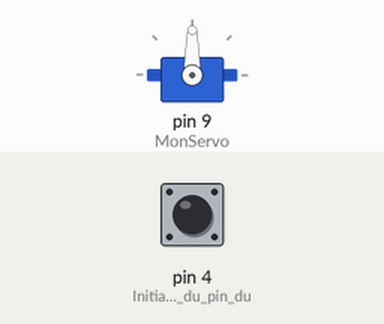
Simulated run of this sketch. Board: Arduino Uno, built with avr-gcc and run on an emulated ATmega328P. On the bench: servo. Inputs (shaded band) come from the test bench; at power-on: pin 4 (Initialisation_du_pin_du) LOW.

Above: at 1.2 s.
1.3 s: pin 4 (Initialisation_du_pin_du) pulsed HIGH 5 times (0.12 s each, 0.3 s apart)
At 3.1 s:
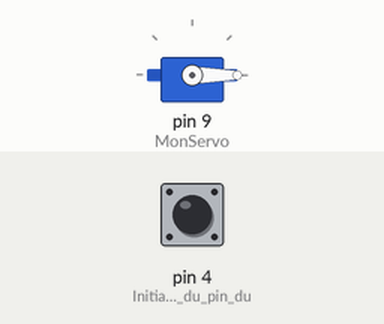
Timing chart, 0 to 5.8 s (numbered marks = the images above; inputs shaded):
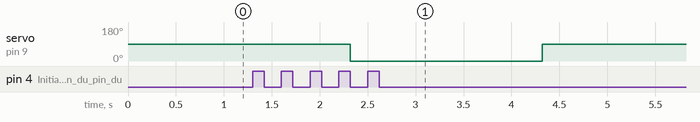

Measured:
- after the input at 1.3 s, servo on pin 9 (MonServo): 90° → 0° after 1.0 s, → 90° 2.0 s later

The sketch:

tuto5_BariereAutomatique.ino
```cpp
// Ici on déclare les variables global et on indique le nom des librairies utilisées

#include<Servo.h>               // Inclue la librairie Servo.h dans ce programme pour qu'on puisse utiliser les mots-clés qui permettent d'utiliser les servo-moteurs

const int seuil = 10;           // Déclare seuil comme une valeur entière égale à 10
long duree, distance;           // Déclaration des variables duration et distance comme étant des entiers long
int pos = 0;                    // On déclare la variable pos comme un entier. Cette variable servira pour le boucle for
Servo MonServo;                 // On déclare MonServo comme étant un servo

void setup() {
  // put your setup code here, to run once:
pinMode(2,OUTPUT);              // Initialisation le trigger(déclencheur) du capteur ultrason qui est connecté au pin 2
pinMode(4, INPUT);              // Initialisation du pin du capteur ultrason qui est connecté au pin 2
MonServo.attach(9);             // Le Servo MonServo est relié à la pin 9
}

void loop() {
  // put your main code here, to run repeatedly:
digitalWrite(2, LOW);
delayMicroseconds(2);
digitalWrite(2, HIGH);
delayMicroseconds(2);

duree = pulseIn(4, HIGH);           // Lecture du temps écoulé avant que la pin 4 recoive un signal
distance = duree * 340/(2*100000);     // Transforme le temps en distance(cm)

if(distance <= seuil){                    // Si ladistance mesurée est inférieure au seuil déterminée, alors on règles lapostion pos
                                          // pos du servomoateur
  pos = 90;
} else{                                    // Sinon, on règle la postion pos du servp sur 0  degré(On ferme la barière)
  pos = 0;
}

MonServo.write(pos);                      // Actionne le servo sur la positiondéterminée par le if.else
delay(1000);                              // On attend u e seconde

}
```
